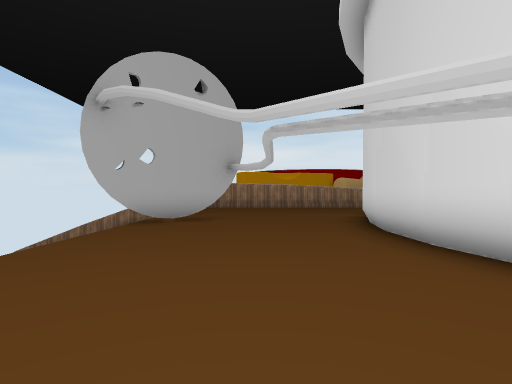
[1] (above)

24 first-person views from a walk through a Unity game level. The camera is 1.5 m above the floor, looks level and sees 80° across. The floor is counted in squares, 2 m on a side. Each view is taken from the middle of a square. On the plan, view 1 faces up. The plan holds only what a view shows up to about 10 squares ahead; the rest is blank. The place goes on beyond the plan. Some surface patterns are stand-ins.

[2]
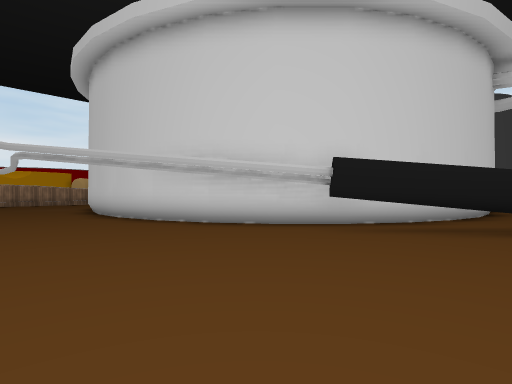

[3]
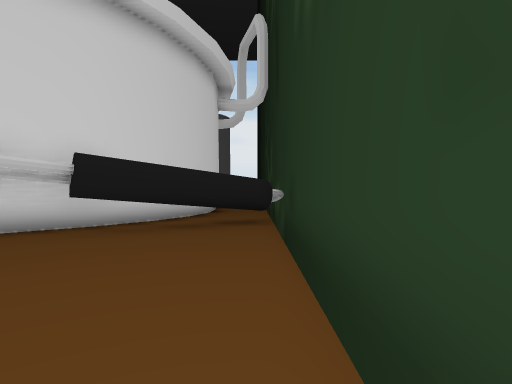

[4]
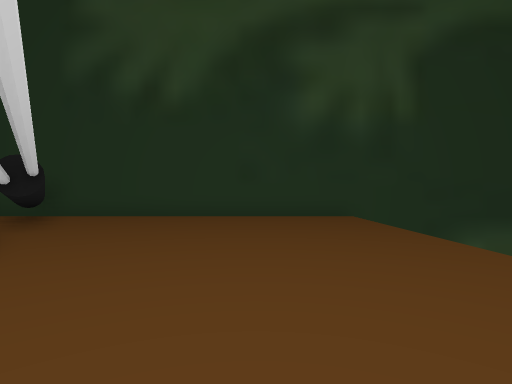

[5]
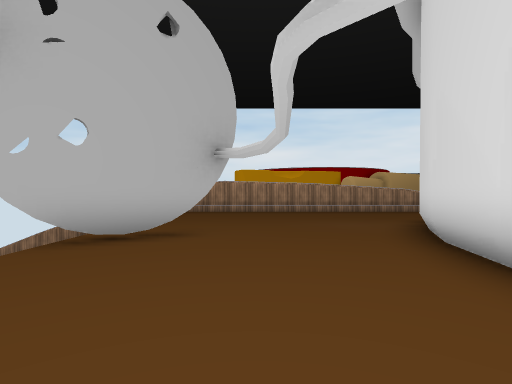

[6]
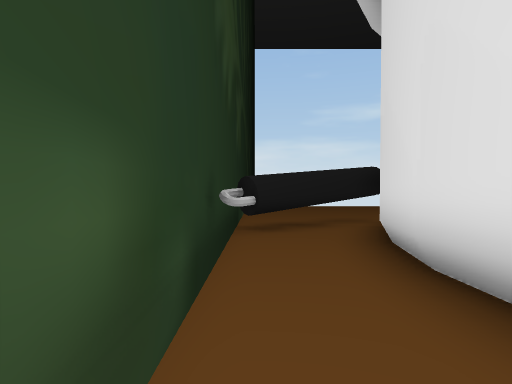

[7]
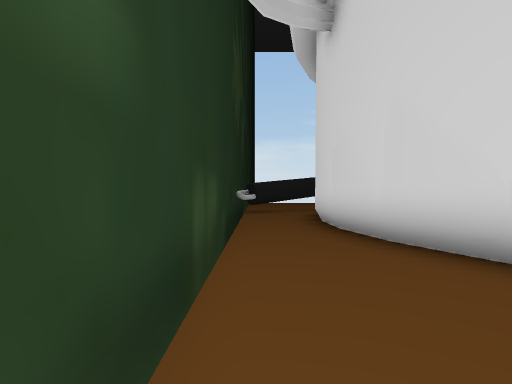

[8]
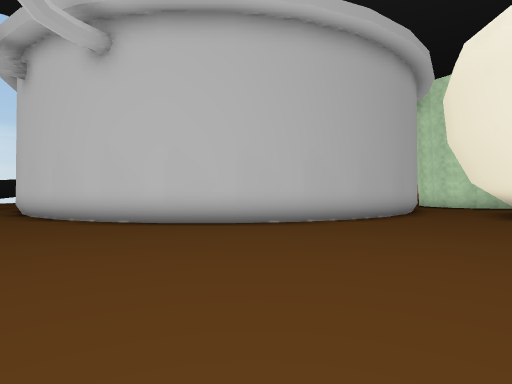

[9]
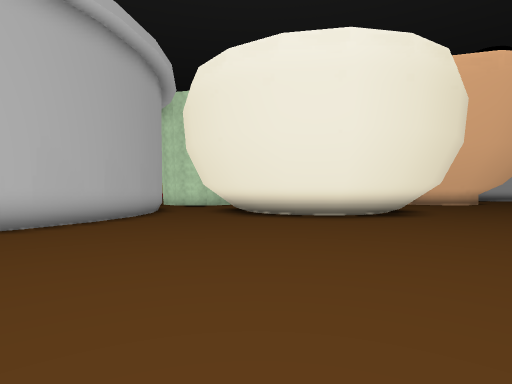

[10]
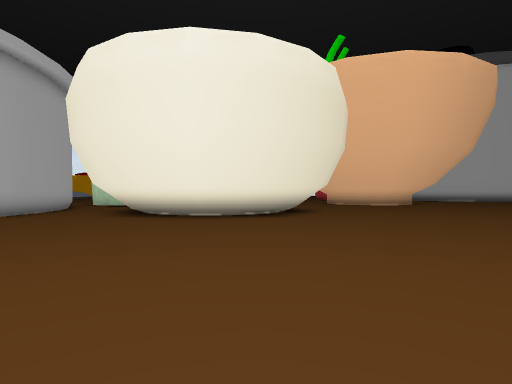

[11]
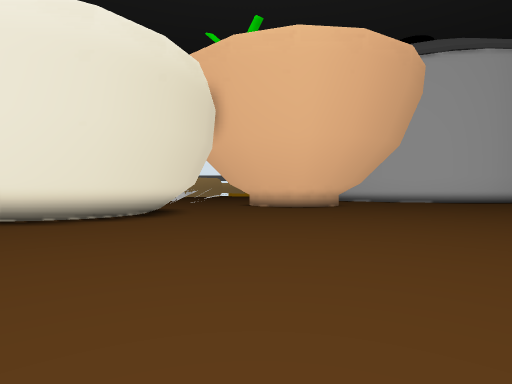

[12]
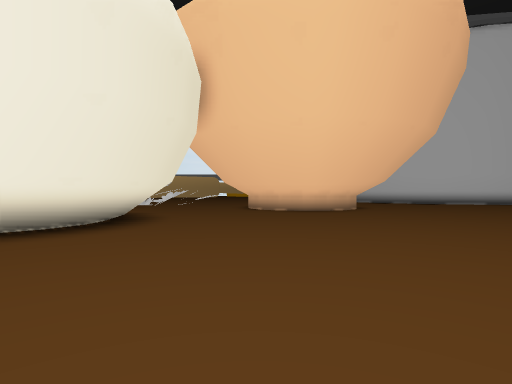

[13]
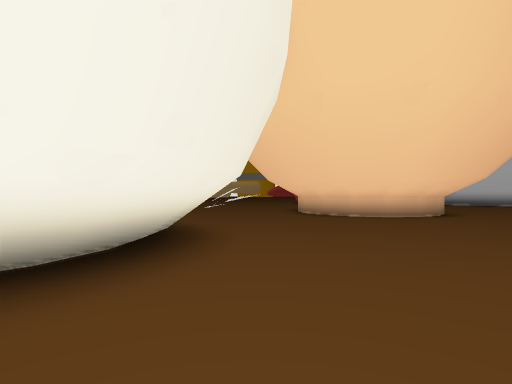

[14]
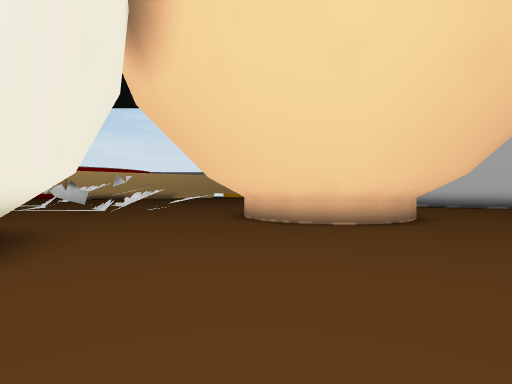

[15]
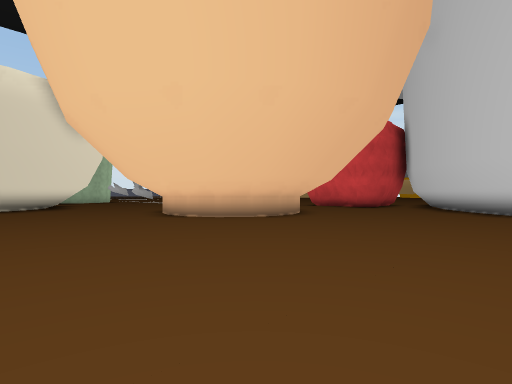

[16]
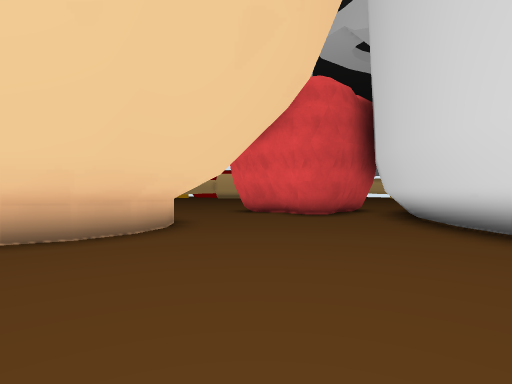

[17]
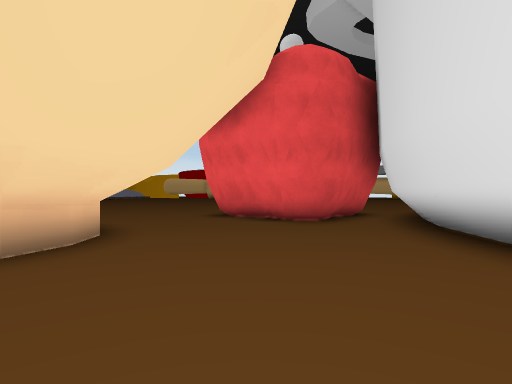

[18]
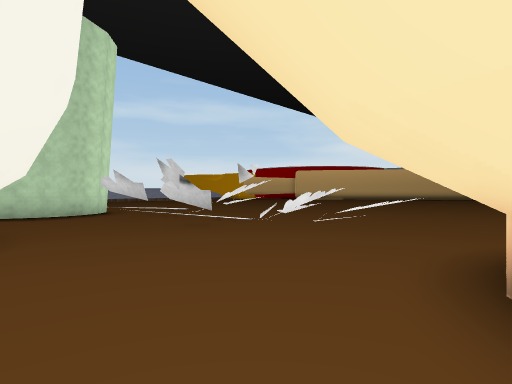

[19]
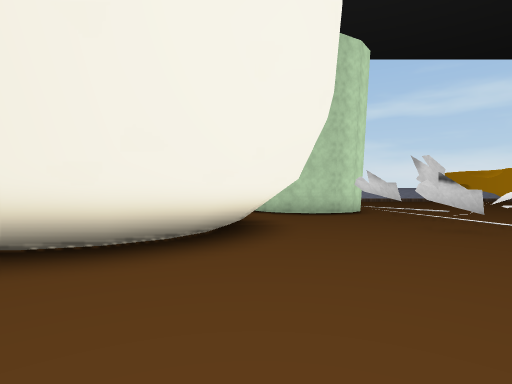

[20]
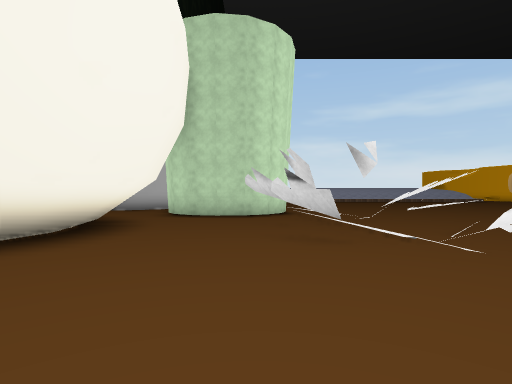

[21]
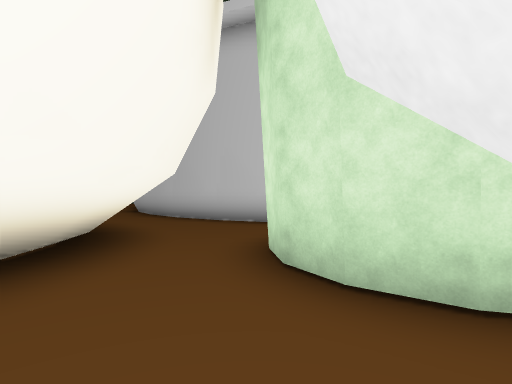

[22]
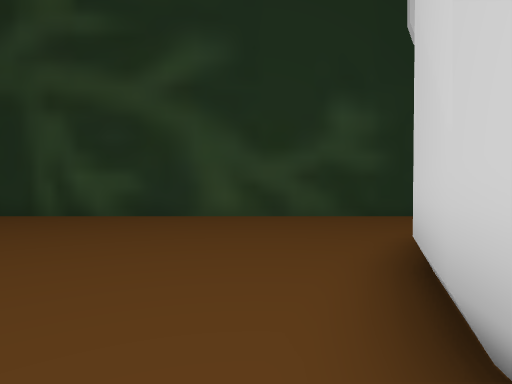

[23]
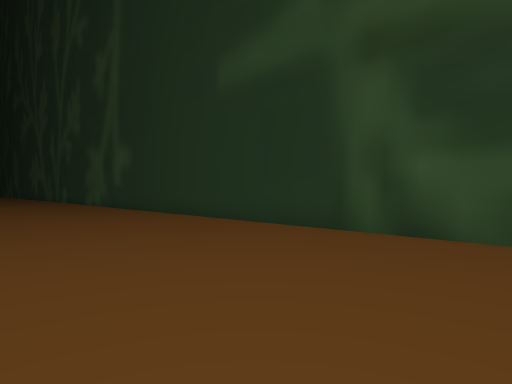

[24]
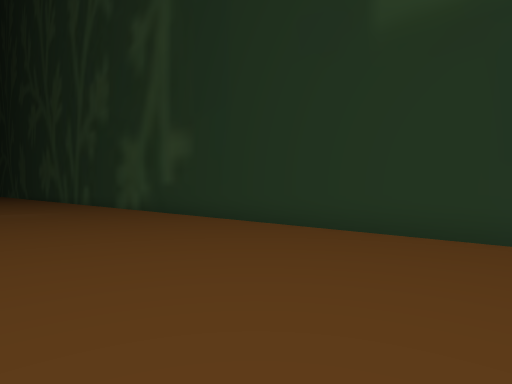

### Floor plan
Key: @ floor where view 1 was taken; # wall or solid block; x gap in a wall; . floor; / step, stairs or slope; = window, fence, low wall or low ledge; ^ raised ledge; v drop or lower ground; T thing the floor can be seen under or through.
Columns run from 5 left of view 1 to 43 right of it. Each row starts with its distance up from view 1.
 24                                          ##
 23                                    ..    ####
 22                                   ...    ##.#
 21                           ..     .... ####..##
 20                           ...    ............##
 19                           .....= .............##
 18                           ../^^ =  .............
 17                           ../x^^^ ^^.   ##......
 16                           ..//^^^ ^..    #......
 15                           #..^x#.  ..    ##.....
 14                           #.^..#.....#   ##.....
 13    ........               #..........#####......
 12    ........               #...........###........
 11    .......                ..#####................
 10    ......               ...###  ##...............
  9   v......#             #...##    ##..............
  8   TTT...##             ##..#      #..............
  7   x.....#               #..#      #..............
  6   v.....#               #..#     ##...........
  5   v.....#               #..###  ##...........
  4   v.....#               #...#####...........
  3   v.....#               #..................
  2    .....##             ##.................
  1   v......#             #..................
  0   v..@...##           ##.................
 -1   v.......TT         ##........................
 -2   v.......TT##     ###.........................
 -3   v.......TT.#######..........................
 -4   v........T.................................
 -5   v........TT...............................
 -6 vvv########################################

Positions as (right, up) in squares from view 1, and headings:
1: (0, 0), facing up
2: (-1, -5), facing up-right
3: (-1, -5), facing right
4: (0, 4), facing down
5: (0, 3), facing up
6: (13, -5), facing left
7: (18, -5), facing left
8: (23, -5), facing up-left
9: (23, -5), facing up
10: (27, -5), facing up
11: (32, -3), facing up
12: (32, 0), facing up
13: (30, 3), facing up
14: (32, 5), facing up
15: (43, 7), facing up-left
16: (42, 13), facing up-left
17: (41, 15), facing up-left
18: (32, 11), facing up-left
19: (32, 11), facing left
20: (31, 14), facing left
21: (24, 14), facing down-left
22: (20, 4), facing down
23: (24, 0), facing down-right
24: (29, 0), facing down-right
